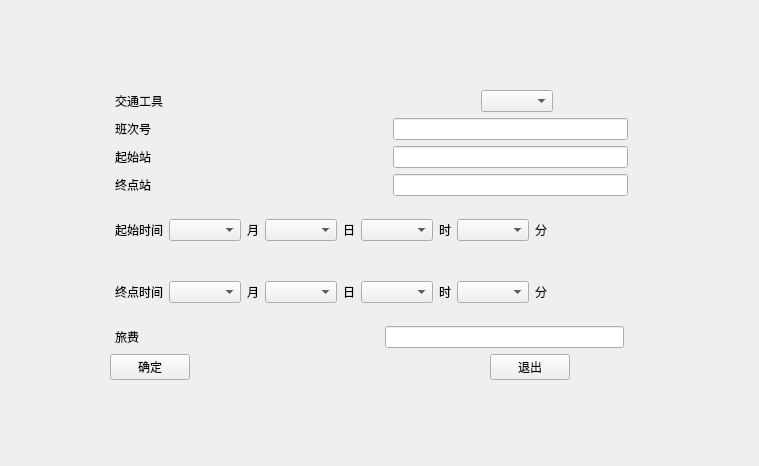
<?xml version="1.0" encoding="UTF-8"?>
<ui version="4.0">
 <class>PathModify</class>
 <widget class="QWidget" name="PathModify">
  <property name="geometry">
   <rect>
    <x>0</x>
    <y>0</y>
    <width>759</width>
    <height>466</height>
   </rect>
  </property>
  <property name="windowTitle">
   <string>Form</string>
  </property>
  <widget class="QWidget" name="layoutWidget">
   <property name="geometry">
    <rect>
     <x>-10</x>
     <y>90</y>
     <width>874</width>
     <height>290</height>
    </rect>
   </property>
   <layout class="QVBoxLayout" name="verticalLayout_3">
    <item>
     <layout class="QVBoxLayout" name="verticalLayout_2">
      <item>
       <layout class="QHBoxLayout" name="horizontalLayout_9">
        <item>
         <spacer name="horizontalSpacer_19">
          <property name="orientation">
           <enum>Qt::Horizontal</enum>
          </property>
          <property name="sizeType">
           <enum>QSizePolicy::Fixed</enum>
          </property>
          <property name="sizeHint" stdset="0">
           <size>
            <width>125</width>
            <height>20</height>
           </size>
          </property>
         </spacer>
        </item>
        <item>
         <widget class="QLabel" name="Path_Trans_label_2">
          <property name="text">
           <string>交通工具</string>
          </property>
         </widget>
        </item>
        <item>
         <spacer name="horizontalSpacer_20">
          <property name="orientation">
           <enum>Qt::Horizontal</enum>
          </property>
          <property name="sizeHint" stdset="0">
           <size>
            <width>40</width>
            <height>20</height>
           </size>
          </property>
         </spacer>
        </item>
        <item>
         <widget class="QComboBox" name="PathMdy_Trans_comboBox"/>
        </item>
        <item>
         <spacer name="horizontalSpacer_21">
          <property name="orientation">
           <enum>Qt::Horizontal</enum>
          </property>
          <property name="sizeHint" stdset="0">
           <size>
            <width>40</width>
            <height>20</height>
           </size>
          </property>
         </spacer>
        </item>
       </layout>
      </item>
      <item>
       <layout class="QHBoxLayout" name="horizontalLayout_10">
        <item>
         <spacer name="horizontalSpacer_22">
          <property name="orientation">
           <enum>Qt::Horizontal</enum>
          </property>
          <property name="sizeType">
           <enum>QSizePolicy::Fixed</enum>
          </property>
          <property name="sizeHint" stdset="0">
           <size>
            <width>125</width>
            <height>20</height>
           </size>
          </property>
         </spacer>
        </item>
        <item>
         <widget class="QLabel" name="order_label_2">
          <property name="text">
           <string>班次号</string>
          </property>
         </widget>
        </item>
        <item>
         <spacer name="horizontalSpacer_23">
          <property name="orientation">
           <enum>Qt::Horizontal</enum>
          </property>
          <property name="sizeHint" stdset="0">
           <size>
            <width>40</width>
            <height>20</height>
           </size>
          </property>
         </spacer>
        </item>
        <item>
         <widget class="QLineEdit" name="PathMdy_order_lineEdit"/>
        </item>
        <item>
         <spacer name="horizontalSpacer_24">
          <property name="orientation">
           <enum>Qt::Horizontal</enum>
          </property>
          <property name="sizeHint" stdset="0">
           <size>
            <width>40</width>
            <height>20</height>
           </size>
          </property>
         </spacer>
        </item>
       </layout>
      </item>
      <item>
       <layout class="QHBoxLayout" name="horizontalLayout_11">
        <item>
         <spacer name="horizontalSpacer_25">
          <property name="orientation">
           <enum>Qt::Horizontal</enum>
          </property>
          <property name="sizeType">
           <enum>QSizePolicy::Fixed</enum>
          </property>
          <property name="sizeHint" stdset="0">
           <size>
            <width>125</width>
            <height>20</height>
           </size>
          </property>
         </spacer>
        </item>
        <item>
         <widget class="QLabel" name="PathSrc_label_2">
          <property name="text">
           <string>起始站</string>
          </property>
         </widget>
        </item>
        <item>
         <spacer name="horizontalSpacer_26">
          <property name="orientation">
           <enum>Qt::Horizontal</enum>
          </property>
          <property name="sizeHint" stdset="0">
           <size>
            <width>40</width>
            <height>20</height>
           </size>
          </property>
         </spacer>
        </item>
        <item>
         <widget class="QLineEdit" name="PathMdySrc_lineEdit"/>
        </item>
        <item>
         <spacer name="horizontalSpacer_27">
          <property name="orientation">
           <enum>Qt::Horizontal</enum>
          </property>
          <property name="sizeHint" stdset="0">
           <size>
            <width>40</width>
            <height>20</height>
           </size>
          </property>
         </spacer>
        </item>
       </layout>
      </item>
      <item>
       <layout class="QHBoxLayout" name="horizontalLayout_12">
        <item>
         <spacer name="horizontalSpacer_28">
          <property name="orientation">
           <enum>Qt::Horizontal</enum>
          </property>
          <property name="sizeType">
           <enum>QSizePolicy::Fixed</enum>
          </property>
          <property name="sizeHint" stdset="0">
           <size>
            <width>125</width>
            <height>20</height>
           </size>
          </property>
         </spacer>
        </item>
        <item>
         <widget class="QLabel" name="PathDes_label_2">
          <property name="text">
           <string>终点站</string>
          </property>
         </widget>
        </item>
        <item>
         <spacer name="horizontalSpacer_29">
          <property name="orientation">
           <enum>Qt::Horizontal</enum>
          </property>
          <property name="sizeHint" stdset="0">
           <size>
            <width>40</width>
            <height>20</height>
           </size>
          </property>
         </spacer>
        </item>
        <item>
         <widget class="QLineEdit" name="PathMdyDes_lineEdit"/>
        </item>
        <item>
         <spacer name="horizontalSpacer_30">
          <property name="orientation">
           <enum>Qt::Horizontal</enum>
          </property>
          <property name="sizeHint" stdset="0">
           <size>
            <width>40</width>
            <height>20</height>
           </size>
          </property>
         </spacer>
        </item>
       </layout>
      </item>
      <item>
       <layout class="QHBoxLayout" name="horizontalLayout_13">
        <item>
         <spacer name="horizontalSpacer_31">
          <property name="orientation">
           <enum>Qt::Horizontal</enum>
          </property>
          <property name="sizeType">
           <enum>QSizePolicy::Fixed</enum>
          </property>
          <property name="sizeHint" stdset="0">
           <size>
            <width>125</width>
            <height>20</height>
           </size>
          </property>
         </spacer>
        </item>
        <item>
         <widget class="QLabel" name="PathSt_label_2">
          <property name="text">
           <string>起始时间</string>
          </property>
         </widget>
        </item>
        <item>
         <widget class="QComboBox" name="PathMdyST_month_comboBox"/>
        </item>
        <item>
         <widget class="QLabel" name="label_9">
          <property name="text">
           <string>月</string>
          </property>
         </widget>
        </item>
        <item>
         <widget class="QComboBox" name="PathMdyST_day_comboBox"/>
        </item>
        <item>
         <widget class="QLabel" name="label_10">
          <property name="text">
           <string>日</string>
          </property>
         </widget>
        </item>
        <item>
         <widget class="QComboBox" name="PathMdyST_hour_comboBox"/>
        </item>
        <item>
         <widget class="QLabel" name="label_11">
          <property name="text">
           <string>时</string>
          </property>
         </widget>
        </item>
        <item>
         <widget class="QComboBox" name="PathMdyST_min_comboBox"/>
        </item>
        <item>
         <widget class="QLabel" name="label_12">
          <property name="text">
           <string>分</string>
          </property>
         </widget>
        </item>
        <item>
         <spacer name="horizontalSpacer_32">
          <property name="orientation">
           <enum>Qt::Horizontal</enum>
          </property>
          <property name="sizeHint" stdset="0">
           <size>
            <width>40</width>
            <height>20</height>
           </size>
          </property>
         </spacer>
        </item>
       </layout>
      </item>
      <item>
       <layout class="QHBoxLayout" name="horizontalLayout_14">
        <item>
         <spacer name="horizontalSpacer_33">
          <property name="orientation">
           <enum>Qt::Horizontal</enum>
          </property>
          <property name="sizeType">
           <enum>QSizePolicy::Fixed</enum>
          </property>
          <property name="sizeHint" stdset="0">
           <size>
            <width>125</width>
            <height>20</height>
           </size>
          </property>
         </spacer>
        </item>
        <item>
         <widget class="QLabel" name="PathEt_label_2">
          <property name="text">
           <string>终点时间</string>
          </property>
         </widget>
        </item>
        <item>
         <widget class="QComboBox" name="PathMdyET_month_comboBox"/>
        </item>
        <item>
         <widget class="QLabel" name="label_13">
          <property name="text">
           <string>月</string>
          </property>
         </widget>
        </item>
        <item>
         <widget class="QComboBox" name="PathMdyET_day_comboBox"/>
        </item>
        <item>
         <widget class="QLabel" name="label_14">
          <property name="text">
           <string>日</string>
          </property>
         </widget>
        </item>
        <item>
         <widget class="QComboBox" name="PathMdyET_hour_comboBox"/>
        </item>
        <item>
         <widget class="QLabel" name="label_15">
          <property name="text">
           <string>时</string>
          </property>
         </widget>
        </item>
        <item>
         <widget class="QComboBox" name="PathMdyET_min_comboBox"/>
        </item>
        <item>
         <widget class="QLabel" name="label_16">
          <property name="text">
           <string>分</string>
          </property>
         </widget>
        </item>
        <item>
         <spacer name="horizontalSpacer_37">
          <property name="orientation">
           <enum>Qt::Horizontal</enum>
          </property>
          <property name="sizeHint" stdset="0">
           <size>
            <width>40</width>
            <height>20</height>
           </size>
          </property>
         </spacer>
        </item>
       </layout>
      </item>
      <item>
       <layout class="QHBoxLayout" name="horizontalLayout_15">
        <item>
         <spacer name="horizontalSpacer_34">
          <property name="orientation">
           <enum>Qt::Horizontal</enum>
          </property>
          <property name="sizeType">
           <enum>QSizePolicy::Fixed</enum>
          </property>
          <property name="sizeHint" stdset="0">
           <size>
            <width>125</width>
            <height>20</height>
           </size>
          </property>
         </spacer>
        </item>
        <item>
         <widget class="QLabel" name="PayMoney_label_2">
          <property name="text">
           <string>旅费</string>
          </property>
         </widget>
        </item>
        <item>
         <spacer name="horizontalSpacer_35">
          <property name="orientation">
           <enum>Qt::Horizontal</enum>
          </property>
          <property name="sizeHint" stdset="0">
           <size>
            <width>40</width>
            <height>20</height>
           </size>
          </property>
         </spacer>
        </item>
        <item>
         <widget class="QLineEdit" name="MdyPayMoney_lineEdit"/>
        </item>
        <item>
         <spacer name="horizontalSpacer_36">
          <property name="orientation">
           <enum>Qt::Horizontal</enum>
          </property>
          <property name="sizeHint" stdset="0">
           <size>
            <width>40</width>
            <height>20</height>
           </size>
          </property>
         </spacer>
        </item>
       </layout>
      </item>
     </layout>
    </item>
    <item>
     <layout class="QHBoxLayout" name="horizontalLayout_16">
      <item>
       <spacer name="horizontalSpacer">
        <property name="orientation">
         <enum>Qt::Horizontal</enum>
        </property>
        <property name="sizeType">
         <enum>QSizePolicy::Fixed</enum>
        </property>
        <property name="sizeHint" stdset="0">
         <size>
          <width>120</width>
          <height>20</height>
         </size>
        </property>
       </spacer>
      </item>
      <item>
       <widget class="QPushButton" name="PathMdy_Confirm_pushButton">
        <property name="text">
         <string>确定</string>
        </property>
       </widget>
      </item>
      <item>
       <spacer name="horizontalSpacer_3">
        <property name="orientation">
         <enum>Qt::Horizontal</enum>
        </property>
        <property name="sizeHint" stdset="0">
         <size>
          <width>40</width>
          <height>20</height>
         </size>
        </property>
       </spacer>
      </item>
      <item>
       <widget class="QPushButton" name="PathMdy_Exit_pushButton">
        <property name="text">
         <string>退出</string>
        </property>
       </widget>
      </item>
      <item>
       <spacer name="horizontalSpacer_2">
        <property name="orientation">
         <enum>Qt::Horizontal</enum>
        </property>
        <property name="sizeHint" stdset="0">
         <size>
          <width>40</width>
          <height>20</height>
         </size>
        </property>
       </spacer>
      </item>
     </layout>
    </item>
   </layout>
  </widget>
 </widget>
 <resources/>
 <connections/>
</ui>
